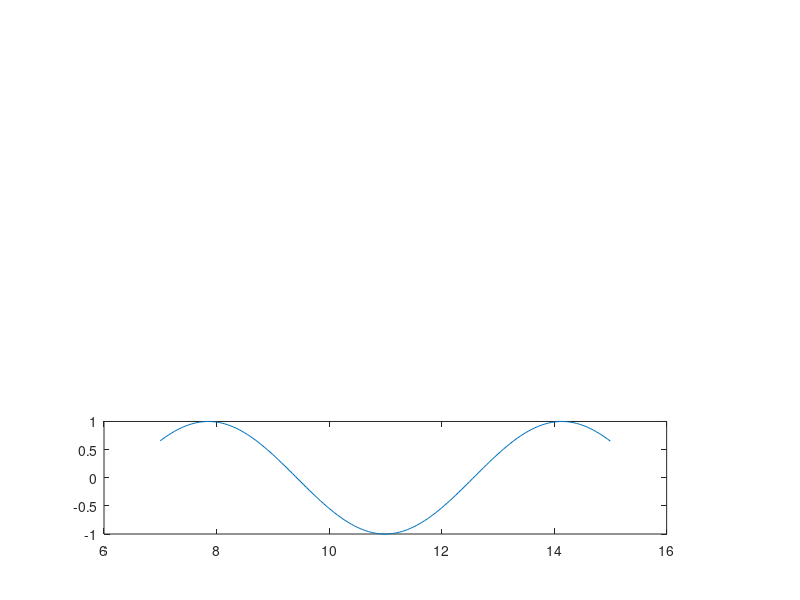
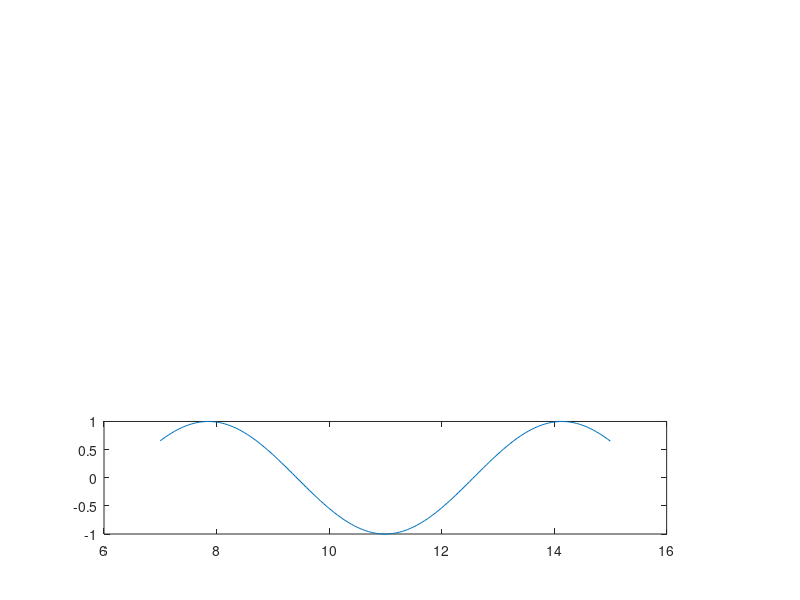

Recreate these plots in MATLAB, in order.
clc ;
clear;
% fig = figure;
% fig.Units = 'centimeters';
% fig.PaperType = 'usletter';
% pgon = polyshape([0 0 1 1].*20,[1 0 0 1].*20);
% 
% 
% set(gca,'units','centimeters')
% set(gca,'xlimmode','manual','ylimmode','manual')
% axpos = get(gca,'position');
% % axpos = [-1,-1,0,0];
% % set(gca,'position',[0 0 10  10])
% 
% plot(pgon);
% hold on
% plot([1,1],[1,2],'*r')
% 
% axis equal
% print('FillPageFigure','-dpdf');
% 
% 




x=7:0.05:15;
y=sin(x);
plot(x,y)
% Force MATLAB to render the figure so that the axes 
% are created and the properties are updated
drawnow  
% Define the axes' 'units' property
% Note: this does not mean that one cm of the axes equals 
%  one cm on the axis ticks.  The 'position' property 
%  will also need to be adjusted so that these match
set(gca,'units','centimeters')
% Force the x-axis limits and y-axis limits to honor your settings, 
% rather than letting the renderer choose them for you
set(gca,'xlimmode','manual','ylimmode','manual')
% Get the axes position in cm, [locationX locationY sizeX sizeY]
% so that we can reuse the locations
axpos = get(gca,'position');
% Use the existing axes location, and map the axes size (in cm) to the
%  axes limits so there is a true size correspondence
set(gca,'position',[axpos(1:2) abs(diff(xlim)) abs(diff(ylim))])
% Optional: Since we are forcing the x-axis limits and y-axis limits,
% the print out may not display the desired tick marks. In order to keep 
% these, you can select "File-->Preferences-->Figure Copy Template".  Then
% choose "Keep axes limits and tick spacing" in the "Uicontrols and axes"
% Frame.  Click on "Apply to Figure" and then "OK".
% Print the figure to paper in real size.
print
% Print to a file in real size and look at the result
print(gcf,'-dpng','-r0','sine.png')
% winopen('sine.png')